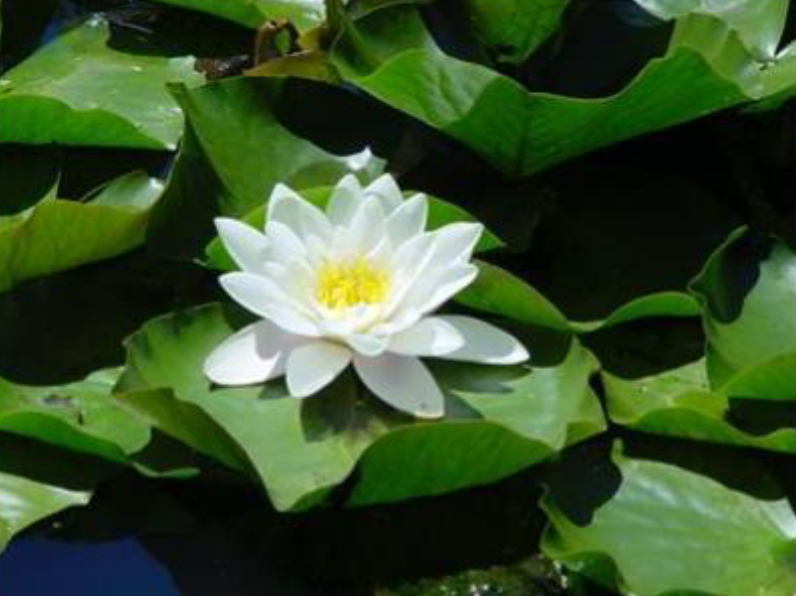
#> input picture sheet2/visual_attention.png, 796 x 596 px
$ python task3.py
#> lines starting #> are read from the running program, lines starting #| are printed output that depends on the picture
import os
import numpy as np
from skimage import io
from skimage.color import rgba2rgb, rgb2gray
from skimage.transform import pyramid_gaussian, resize

import matplotlib.pyplot as plt
import matplotlib.ticker as ticker

def main():
	image_name = 'visual_attention.png'
	image = io.imread(os.path.join(os.path.dirname(__file__), image_name))
#> image is the input picture: shape (596, 796, 4); mean R, G, B, A 56.6, 81.2, 42.5, 255
	image_gray = rgb2gray(rgba2rgb(image))
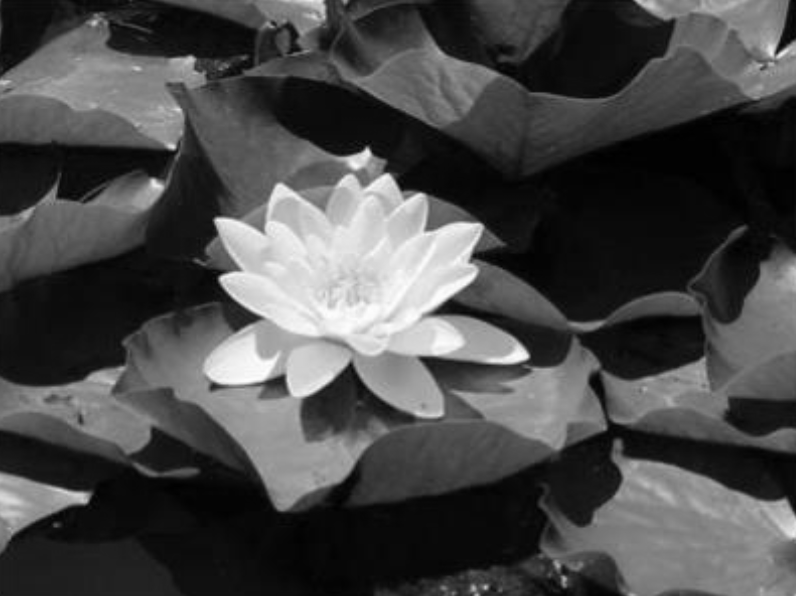
#> image_gray: shape (596, 796) float64; min 0, max 0.999, mean 0.287
	w, h = image_gray.shape
#> w = 596; h = 796

	image_pyramid_center = list(pyramid_gaussian(image_gray, max_layer=4, sigma=9))
#> image_pyramid_center = 5 items
	image_pyramid_surround = list(pyramid_gaussian(image_gray, max_layer=4, sigma=16))
#> image_pyramid_surround = 5 items

	on_off_contrast = [np.clip(c-s,0,1) for c,s in zip(image_pyramid_center, image_pyramid_surround)]
#> on_off_contrast = 5 items
	off_on_contrast = [np.clip(s-c,0,1) for c,s in zip(image_pyramid_center, image_pyramid_surround)]
#> off_on_contrast = 5 items

	on_off_contrast_upsampled = np.array([resize(l, image_gray.shape) for l in on_off_contrast])
	off_on_contrast_upsampled = np.array([resize(l, image_gray.shape) for l in off_on_contrast])

	on_off_avg = on_off_contrast_upsampled.mean(0)
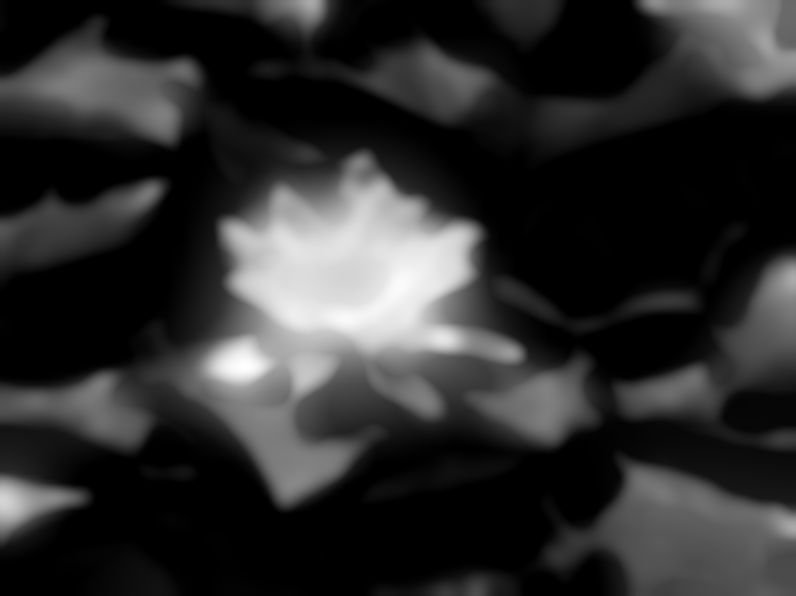
#> on_off_avg: shape (596, 796) float64; min 0, max 0.0931, mean 0.0167; drawn with min black and max white
	off_on_avg = off_on_contrast_upsampled.mean(0)
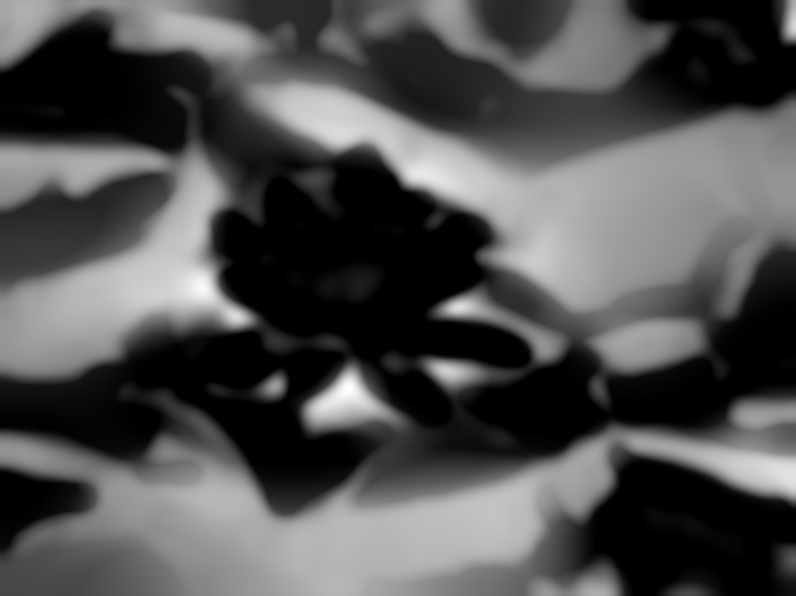
#> off_on_avg: shape (596, 796) float64; min 0, max 0.0531, mean 0.0167; drawn with min black and max white

	all_layers = np.stack((on_off_avg, off_on_avg))
	all_layers_average = all_layers.mean(0)
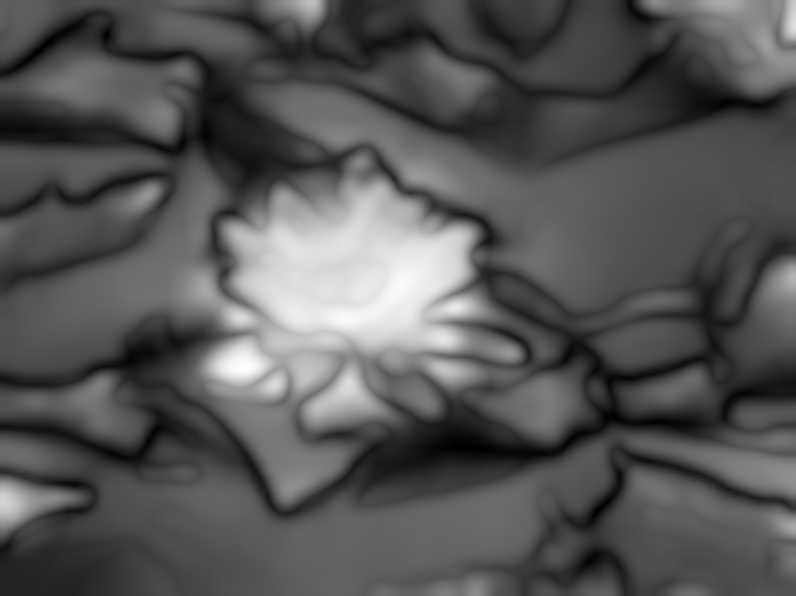
#> all_layers_average: shape (596, 796) float64; min 0.00146, max 0.0465, mean 0.0167; drawn with min black and max white

	# alternatively skip calculating the on_off and off_on contrast separately:
	# mean[clip(a-b), clip(b-a)] =  abs(b-a)/2
	abs_contrast = [np.abs(c-s)/2 for c,s in zip(image_pyramid_center, image_pyramid_surround)]
#> abs_contrast = 5 items
	abs_contrast_upsampled = np.array([resize(l, image_gray.shape) for l in abs_contrast])
	abs_avg = abs_contrast_upsampled.mean(0)

	plot_all(image, image_pyramid_center, image_pyramid_surround, on_off_contrast, off_on_contrast, on_off_avg, off_on_avg, all_layers_average, abs_avg)


def plot_all(image, image_pyramid_center, image_pyramid_surround, on_off_contrast, off_on_contrast, on_off_avg, off_on_avg, all_layers_average, abs_avg):
	fig, ax = plt.subplots(5, 5, figsize=(16,12))
	fig.suptitle("Sheet 2, Task 3: Image Pyramids")

	hide_all_axis(ax)
	add_extra_labels(ax)

	ax[0, 1].imshow(image)
	ax[0, 1].set_title("Original Color")
	ax[0, 1].set_visible(True)

	plot_image_gray(ax[0, 0], image_pyramid_center[0], "Original Grayscale")

	for a, j in enumerate(range(1,5)):
		plot_image_gray(ax[1, a], image_pyramid_center[j], f'Center Pyramid j={j}')
		plot_image_gray(ax[2, a], image_pyramid_surround[j], f'Surround Pyramid j={j}')
		plot_image_gray(ax[3, a], on_off_contrast[j], f'on/off contr. j={j}')
		plot_image_gray(ax[4, a], off_on_contrast[j], f'off/on contr. j={j}')

	plot_image_gray(ax[3, 4], on_off_avg, f'on/off avg.')
	plot_image_gray(ax[4, 4], off_on_avg, f'off/on avg.')
	plot_image_gray(ax[0, 4], all_layers_average, f'conspicuity')
	plot_image_gray(ax[0, 3], abs_avg, f'conspicuity(abs)')

	for a in range(1, 5):
		ax[a, 0].xaxis.set_major_locator(ticker.NullLocator())
		ax[a, 0].yaxis.set_major_locator(ticker.NullLocator())

	fig.tight_layout()
	plt.show()
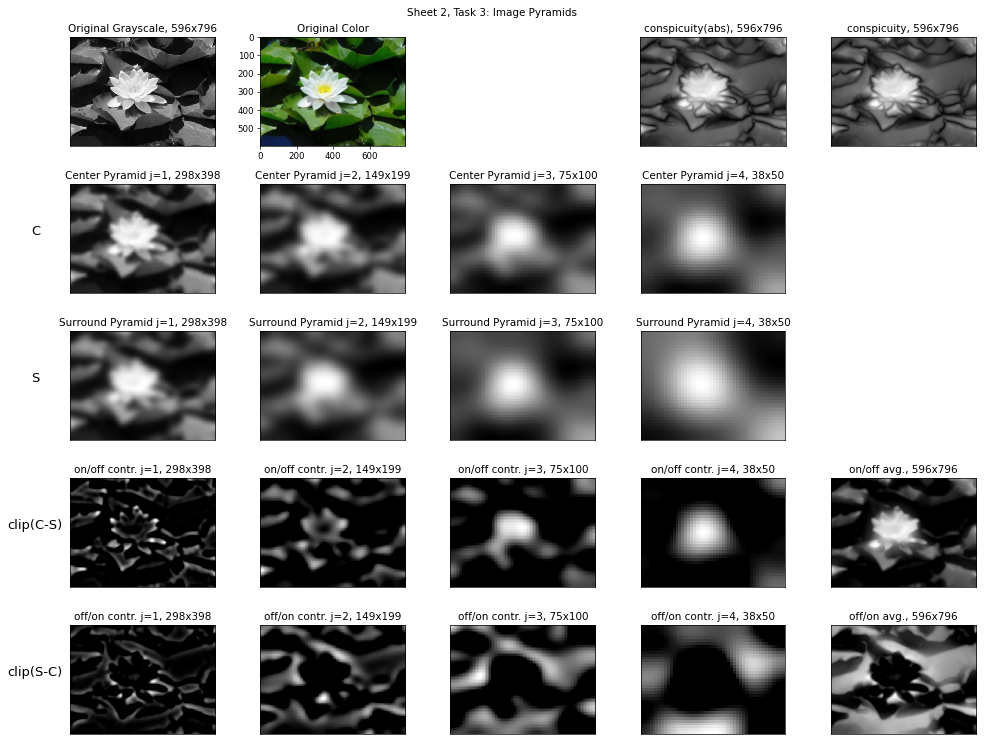
#> figure drawn by matplotlib, 22 panels


def plot_image_gray(ax, image, label):
	ax.xaxis.set_major_locator(ticker.NullLocator())
	ax.yaxis.set_major_locator(ticker.NullLocator())
	ax.imshow(image, cmap='gray', interpolation='none')
	ax.set_title(f"{label}, {format_shape(image.shape)}")
	ax.set_visible(True)


def format_shape(s):
	return "x".join(map(str, s))


def hide_all_axis(ax):
	for a in ax.reshape(-1):
		a.set_visible(False)


def add_extra_labels(ax):
	ax[1, 0].set_ylabel("C", rotation=0, fontsize=15, labelpad=40,loc='center')
	ax[2, 0].set_ylabel("S", rotation=0, fontsize=15, labelpad=40,loc='center')
	ax[3, 0].set_ylabel("clip(C-S)", rotation=0, fontsize=15, labelpad=40,loc='center')
	ax[4, 0].set_ylabel("clip(S-C)", rotation=0, fontsize=15, labelpad=40,loc='center')

if __name__ == '__main__':
	main()
